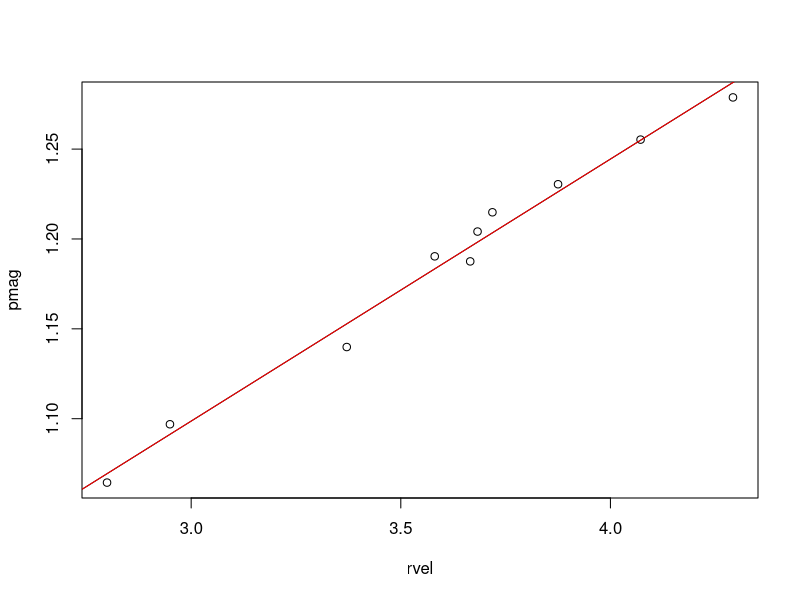

Reproduce this figure in R.
hubbledata<- read.table("hubble.dat", header=TRUE)
print(hubbledata)
x<- log10(hubbledata$rvel)
y<- log10(hubbledata$pmag)
# Plot the data
plot(x, y, xlab="rvel", ylab="pmag")
# Use a linear model to perform a simple linear regression
lmfit<- lm(y~x)
cat("fit parameters: ",lmfit$coefficients,"\n")
cat("standard errors: ",sqrt(diag(vcov(lmfit))),"\n")
print(summary(lmfit))
# Plot regression line
abline(lmfit)
# Do the same using the simpler lsfit function
fit<- lsfit(x, y, intercept=TRUE)
print(summary(fit))
abline(fit, col="red")
